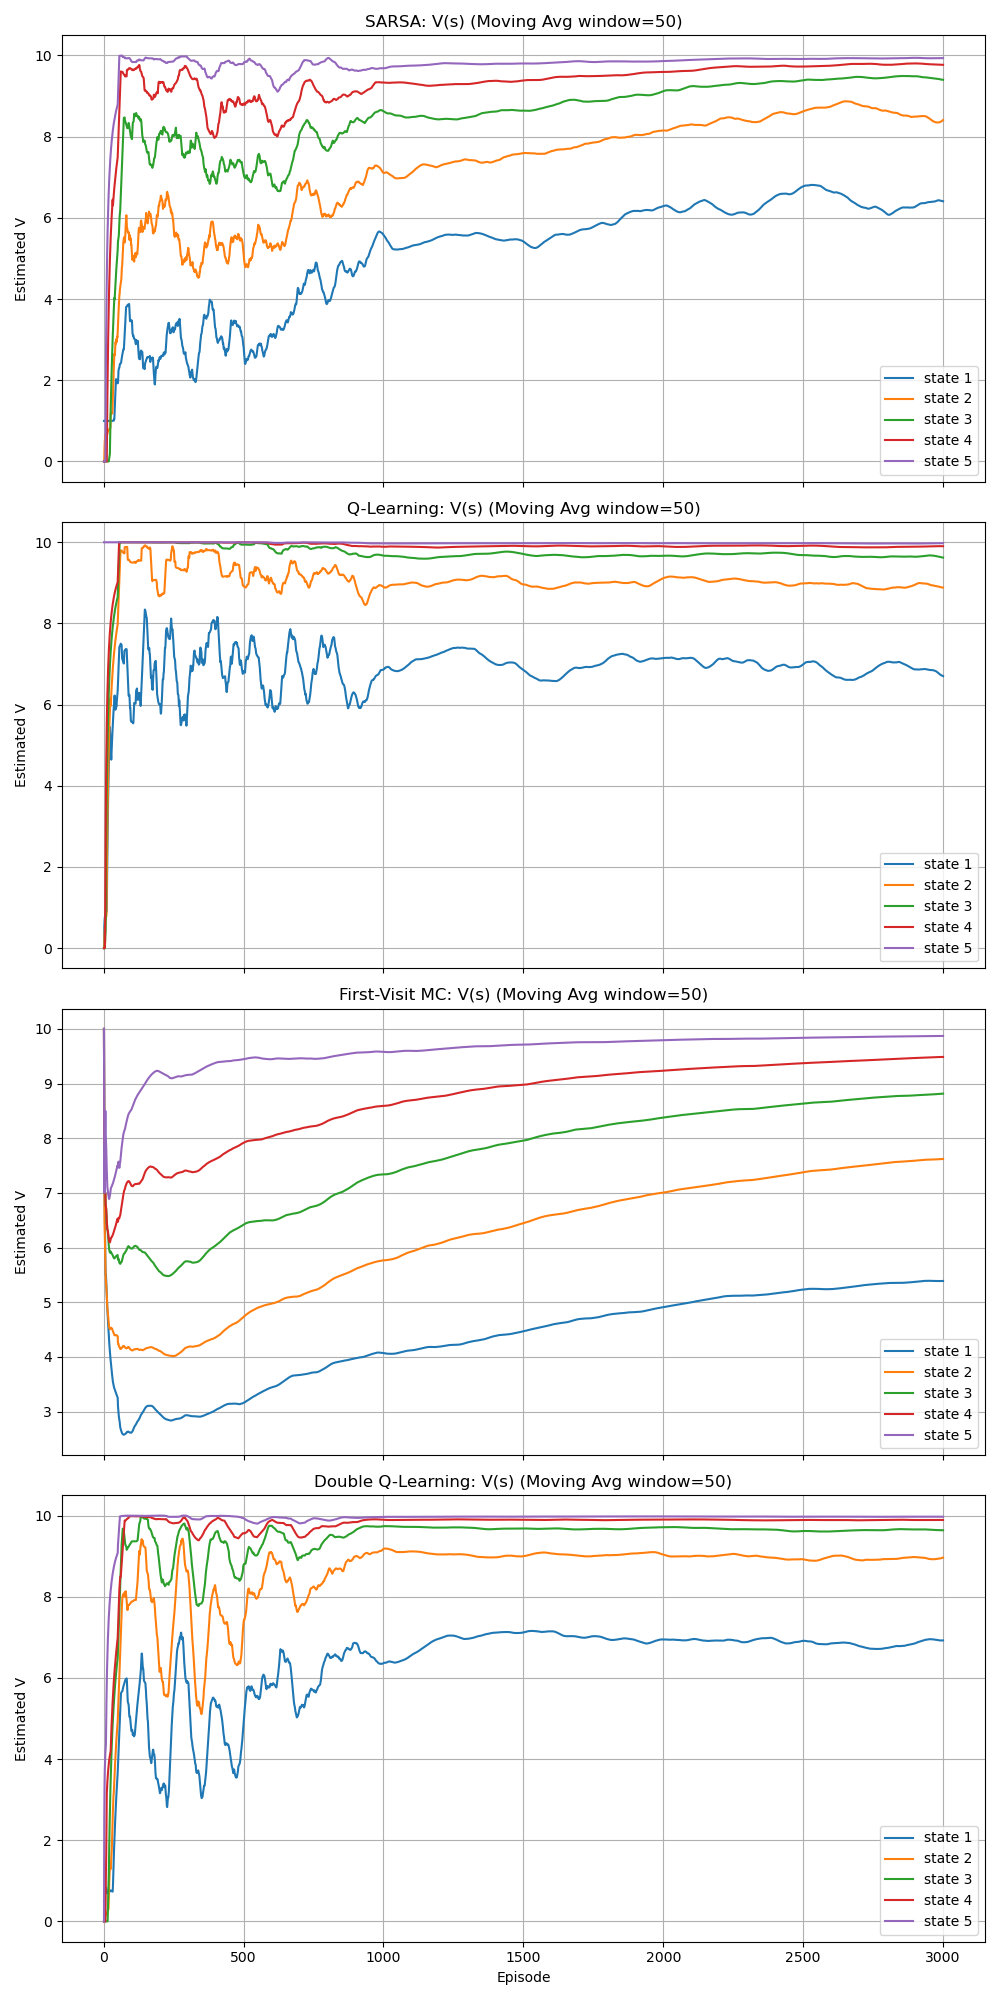

Here is the Python script that generated this plot:
import numpy as np
import matplotlib.pyplot as plt
from Mars_Rover_env import MarsRoverEnv

# Parameter schedules for α and ε decay
def alpha_schedule(e, max_e=1000, min_alpha=0.01):
    return max(min_alpha, (1 - e/max_e)*(1-min_alpha) + min_alpha)

def epsilon_schedule(e, max_e=2000, min_eps=0.1):
    return max(min_eps, (1 - e/max_e)*(1-min_eps) + min_eps)

# SARSA
def run_sarsa(env, n_episodes, gamma=1.0):
    Q = np.zeros((env.nS, env.nA))
    values = np.zeros((n_episodes, env.nS-2))
    for ep in range(n_episodes):
        α = alpha_schedule(ep)
        ε = epsilon_schedule(ep)
        s = env.reset()
        a = env.action_space.sample() if np.random.rand()<ε else np.argmax(Q[s])
        done = False
        while not done:
            s2, r, done, _ = env.step(a)
            a2 = env.action_space.sample() if np.random.rand()<ε else np.argmax(Q[s2])
            Q[s,a] += α*(r + gamma*Q[s2,a2] - Q[s,a])
            s, a = s2, a2
        values[ep] = [np.max(Q[s_]) for s_ in range(1, env.nS-1)]
    return values

# Q-Learning
def run_q_learning(env, n_episodes, gamma=1.0):
    Q = np.zeros((env.nS, env.nA))
    values = np.zeros((n_episodes, env.nS-2))
    for ep in range(n_episodes):
        α = alpha_schedule(ep)
        ε = epsilon_schedule(ep)
        s = env.reset()
        done = False
        while not done:
            a = env.action_space.sample() if np.random.rand()<ε else np.argmax(Q[s])
            s2, r, done, _ = env.step(a)
            Q[s,a] += α*(r + gamma*np.max(Q[s2]) - Q[s,a])
            s = s2
        values[ep] = [np.max(Q[s_]) for s_ in range(1, env.nS-1)]
    return values

# First-Visit Monte Carlo
def run_mc(env, n_episodes, gamma=1.0):
    Q = np.zeros((env.nS, env.nA))
    returns_count = np.zeros((env.nS, env.nA))
    values = np.zeros((n_episodes, env.nS-2))
    for ep in range(n_episodes):
        ε = epsilon_schedule(ep)
        episode = []
        s = env.reset()
        done = False
        while not done:
            a = env.action_space.sample() if np.random.rand()<ε else np.argmax(Q[s])
            s2, r, done, _ = env.step(a)
            episode.append((s,a,r))
            s = s2
        G = 0
        visited = set()
        for s_t,a_t,r_t in reversed(episode):
            G = gamma*G + r_t
            if (s_t,a_t) not in visited:
                visited.add((s_t,a_t))
                returns_count[s_t,a_t] += 1
                Q[s_t,a_t] += (G - Q[s_t,a_t]) / returns_count[s_t,a_t]
        values[ep] = [np.max(Q[s_]) for s_ in range(1, env.nS-1)]
    return values

# Double Q-Learning
def run_double_q_learning(env, n_episodes, gamma=1.0):
    Q1 = np.zeros((env.nS, env.nA))
    Q2 = np.zeros((env.nS, env.nA))
    values = np.zeros((n_episodes, env.nS-2))
    for ep in range(n_episodes):
        α = alpha_schedule(ep)
        ε = epsilon_schedule(ep)
        s = env.reset()
        done = False
        while not done:
            if np.random.rand() < ε:
                a = env.action_space.sample()
            else:
                a = np.argmax(Q1[s] + Q2[s])
            s2, r, done, _ = env.step(a)
            if np.random.rand() < 0.5:
                a_max = np.argmax(Q1[s2])
                target = r + gamma * Q2[s2, a_max]
                Q1[s, a] += α * (target - Q1[s, a])
            else:
                a_max = np.argmax(Q2[s2])
                target = r + gamma * Q1[s2, a_max]
                Q2[s, a] += α * (target - Q2[s, a])
            s = s2
        values[ep] = [
            np.max((Q1[s_] + Q2[s_]) / 2.0) for s_ in range(1, env.nS-1)
        ]
    return values

def moving_average(x, window=100):
    return np.array([np.mean(x[max(0,i-window+1):i+1]) for i in range(len(x))])

if __name__ == "__main__":
    n_eps = 3000
    eps_range = np.arange(1, n_eps+1)

    env = MarsRoverEnv(
        n_states=5,
        p_stay=1/3,
        p_backward=1/6,
        left_side_reward=1,
        right_side_reward=10
    )

    vals_sarsa = run_sarsa(env, n_eps)
    vals_q     = run_q_learning(env, n_eps)
    vals_mc    = run_mc(env, n_eps)
    vals_dq    = run_double_q_learning(env, n_eps)

    w = 50
    sm_sarsa = np.vstack([moving_average(vals_sarsa[:,i], w) for i in range(vals_sarsa.shape[1])]).T
    sm_q     = np.vstack([moving_average(vals_q[:,i],     w) for i in range(vals_q.shape[1])]).T
    sm_mc    = np.vstack([moving_average(vals_mc[:,i],    w) for i in range(vals_mc.shape[1])]).T
    sm_dq    = np.vstack([moving_average(vals_dq[:,i],    w) for i in range(vals_dq.shape[1])]).T

    # Plot
    fig, axs = plt.subplots(4,1, figsize=(10,20), sharex=True)
    methods = [
        (sm_sarsa, "SARSA"),
        (sm_q,     "Q-Learning"),
        (sm_mc,    "First-Visit MC"),
        (sm_dq,    "Double Q-Learning"),
    ]
    for ax, (data, name) in zip(axs, methods):
        for idx in range(data.shape[1]):
            ax.plot(eps_range, data[:,idx], label=f'state {idx+1}')
        ax.set_title(f'{name}: V(s) (Moving Avg window={w})')
        ax.set_ylabel('Estimated V')
        ax.legend()
        ax.grid(True)

    axs[-1].set_xlabel('Episode')
    plt.tight_layout()
    plt.savefig('compare_methods.png')
    plt.show()

